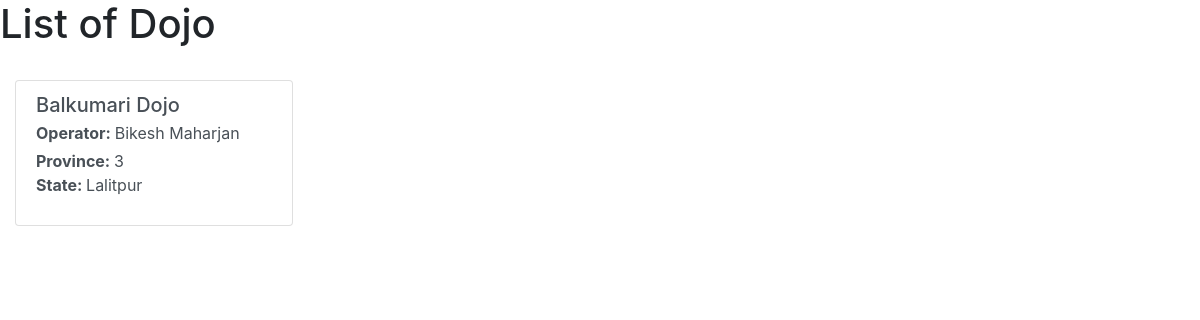
The app's page /dojo/, older data.
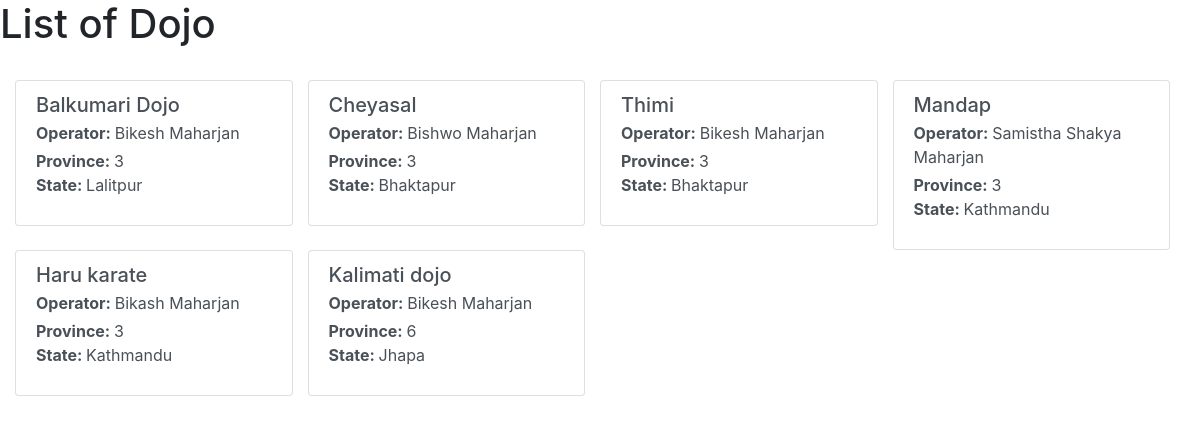
The same page, newer data.
### dojo/models.py (models this page shows, shortened)
class Dojo(models.Model):
    name = models.CharField(max_length=256)
    established_date = models.DateField()
    province = models.CharField(max_length=256)
    state = models.CharField(max_length=28)
    operator = models.ForeignKey(Operator, on_delete=models.CASCADE)

class Operator(models.Model):
    first_name = models.CharField(max_length=128)
    last_name = models.CharField(max_length=128)
    province = models.CharField(max_length=256, null=True, blank=True)
    state = models.CharField(max_length=28, null=True, blank=True)
    def __str__(self):
        return f"{self.first_name} {self.last_name}"

### dojo/views.py (the view)
# urls.py: path('', DojoListView.as_view()),
class DojoListView(ListView):
    queryset = Dojo.objects.all()
    context_object_name = 'dojos'
    template_name = 'dojo/dojo.html'

### dojo/templates/dojo/dojo.html (shortened to what this page needs)
{% extends "dojo/layout.html" %}
{% block dojo %}
<h1 class="d-flex w-100 justify-content-between">List of Dojo</h1>
<div class="container col-auto">
    <div class="row col-auto">
        {% for dojo in dojos %}
        <div class="list-group col-md-3">
            <a href="#" class="list-group-item list-group-item-action flex-column align-items-start ">
                <div class="d-flex w-100 justify-content-between">
                    <h5 class="mb-1">{{dojo.name|capfirst}}</h5>
                </div>
                <p class="mb-1"><strong>Operator: </strong>{{dojo.operator|capfirst}}
                </p>
                <strong>Province: </strong>{{dojo.province|capfirst}}
                <p>
                    <strong>State: </strong>{{dojo.state|capfirst}}
                </p>
            </a>
        </div>
        {% endfor %}
    </div>
</div>
{% endblock %}

### dojo/templates/dojo/layout.html (shortened to what this page needs)
<!doctype html>
<html lang="en">
<head>
    <link rel="stylesheet" href="https://maxcdn.bootstrapcdn.com/bootstrap/4.0.0/css/bootstrap.min.css"
>
</head>
<body>
    {% block dojo %}
    {% endblock %}
</body>
</html>

Row changes from the older to the newer data that the page shows:
added Dojo: name "Cheyasal", operator "Bishwo Maharjan", province "3", state "Bhaktapur"
added Dojo: name "Thimi", operator "Bikesh Maharjan", province "3", state "Bhaktapur"
added Dojo: name "Mandap", operator "Samistha Shakya Maharjan", province "3", state "Kathmandu"
added Dojo: name "Haru karate", operator "Bikash Maharjan", province "3", state "Kathmandu"
added Dojo: name "Kalimati dojo", operator "Bikesh Maharjan", province "6", state "Jhapa"
